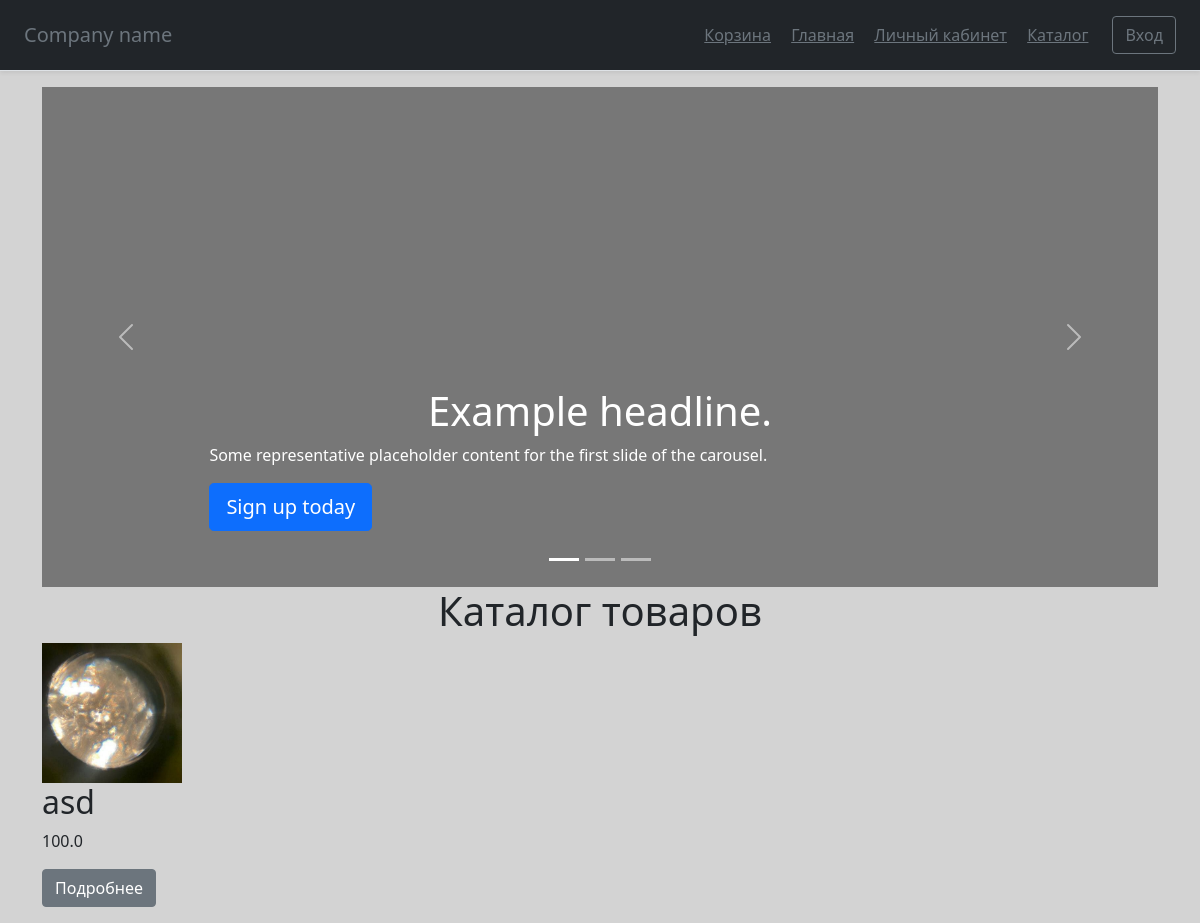
/catalog, run on the app's committed database.
### main.py (models this page shows)
class Items(db.Model):
    id = db.Column(db.Integer, primary_key=True, autoincrement=True)
    name = db.Column(db.String(100), nullable=True)
    description = db.Column(db.Text, nullable=True)
    photo_url = db.Column(db.Text, nullable=True)
    count = db.Column(db.Integer, nullable=True)
    price = db.Column(db.Float, nullable=True)

### main.py (the view)
    @app.route('/catalog')
    def catalog():
        items = Items.query.all()
        return render_template('catalog.html', title='Каталог', css_file='catalog.css', class_main='container',
                               items=items)

### templates/catalog.html (shortened to what this page needs)
{% extends "base.html" %}
{% block content %}
<div id="myCarousel" class="carousel slide" data-bs-ride="carousel">
    <div class="carousel-indicators">
      <button type="button" data-bs-target="#myCarousel" data-bs-slide-to="0" class="active" aria-current="true" aria-label="Slide 1"></button>
      <button type="button" data-bs-target="#myCarousel" data-bs-slide-to="1" aria-label="Slide 2"></button>
      <button type="button" data-bs-target="#myCarousel" data-bs-slide-to="2" aria-label="Slide 3"></button>
    </div>
    <div class="carousel-inner">
      <div class="carousel-item active">
        <svg class="bd-placeholder-img" width="100%" height="100%" xmlns="http://www.w3.org/2000/svg" aria-hidden="true" preserveAspectRatio="xMidYMid slice" focusable="false"><rect width="100%" height="100%" fill="#777"/></svg>
        <div class="container">
          <div class="carousel-caption text-start">
            <h1>Example headline.</h1>
            <p>Some representative placeholder content for the first slide of the carousel.</p>
            <p><a class="btn btn-lg btn-primary" href="#">Sign up today</a></p>
          </div>
        </div>
      </div>
    </div>
    <button class="carousel-control-prev" type="button" data-bs-target="#myCarousel" data-bs-slide="prev">
      <span class="carousel-control-prev-icon" aria-hidden="true"></span>
    </button>
    <button class="carousel-control-next" type="button" data-bs-target="#myCarousel" data-bs-slide="next">
      <span class="carousel-control-next-icon" aria-hidden="true"></span>
    </button>
  </div>
<h1>Каталог товаров</h1>
<div class="row">
{% for item in items %}
  <div class="col-lg-4">
    <img class="bd-placeholder-img-c" src="{{ item.photo_url }}" width="140" height="140" aria-label="Placeholder: 140x140">
    <h2>{{ item.name }}</h2>
    <p>{{ item.price }}</p>
    <p><a class="btn btn-secondary" href="item/{{ item.id }}">Подробнее</a></p>
  </div>
{% endfor %}
</div>
{% endblock %}

### static/css/catalog.css (style rules this page uses)
body { background-color: lightgrey; }
.bd-placeholder-img { font-size: 1.125rem; text-anchor: middle; height: 500px; weight: 2000px; -webkit-user-select: none; -moz-user-select: none; user-select: none; }
.bd-placeholder-img-c { font-size: 1.125rem; text-anchor: middle; -webkit-user-select: none; -moz-user-select: none; user-select: none; }
h1 { text-align: center; }

### data on the page
Items: photo_url (picture), name "asd", price "100.0"
